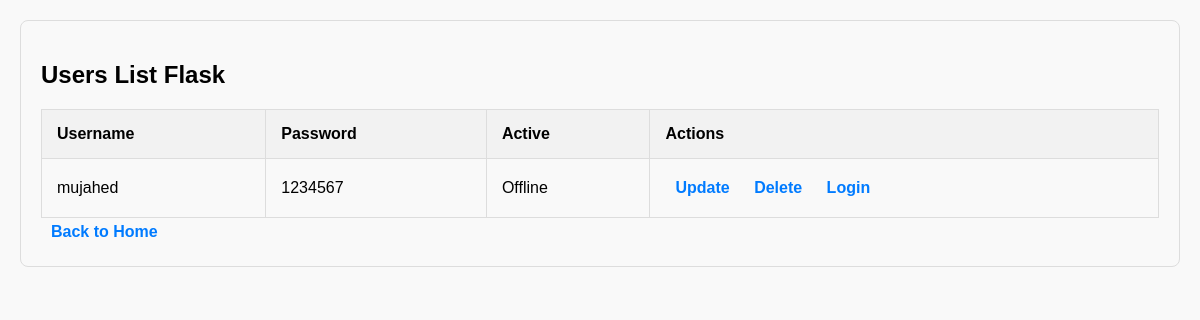
/users, run on an earlier commit of the app's database.
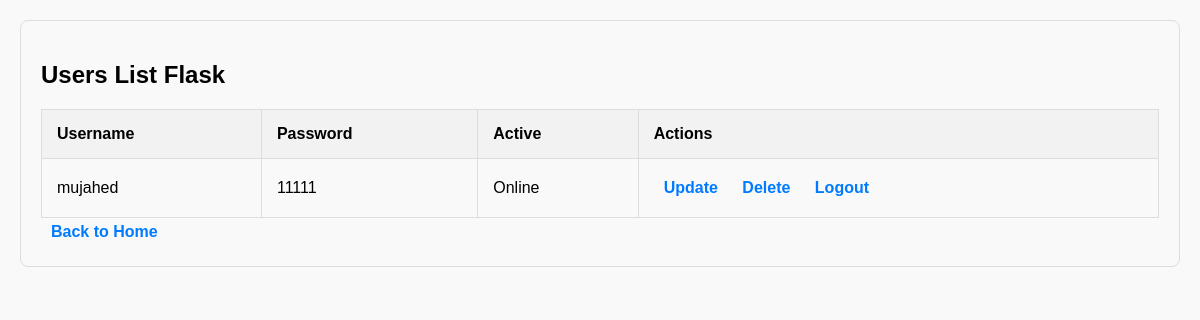
And on a later commit of the database.
### models.py (models this page shows, shortened)
class User(db.Model):
    __tablename__ = 'user'
    __table_args__ = {'extend_existing': True}
    id = db.Column(db.Integer, primary_key=True)
    username = db.Column(db.String(80), unique=True, nullable=False)
    password = db.Column(db.String(120), nullable=False)
    active = db.Column(db.Boolean, default=True)

### crud.py (the view)
@app.route('/users')
def get_users():
    users = User.query.all()
    return render_template('user_list.html', users=users)

### templates/user_list.html (shortened to what this page needs)
<!DOCTYPE html>
<html>
<head>
    <link rel="stylesheet" href="{{ url_for('static', filename='css/style.css') }}">
</head>
<body>
    <h2>Users List Flask</h2>
    <table >
        <tr>
            <th>Username</th>
            <th>Password</th>
            <th>Active</th>
            <th>Actions</th>
        </tr>
        {% for user in users %}
        <tr>
            <td>{{ user.username }}</td>
            <td>{{ user.password }}</td>
            <td>{{ 'Online' if user.active else 'Offline' }}</td>
            <td>
                <a href="{{ url_for('update_user', id=user.id) }}">Update</a>
                <a href="{{ url_for('delete_user', id=user.id) }}">Delete</a>
                {% if user.active %}
                <a href="{{ url_for('logout', id=user.id) }}">Logout</a>
                {% else %}
                <a href="{{ url_for('login') }}">Login</a>
                {% endif %}
            </td>
        </tr>
        {% endfor %}
    </table>
    <a href="{{ url_for('home') }}">Back to Home</a>
</body>
</html>

What changed in the data, as far as the page shows it:
changed User "mujahed": password "1234567" → "11111"; active "Offline" → "Online"; active "Login" → "Logout"
